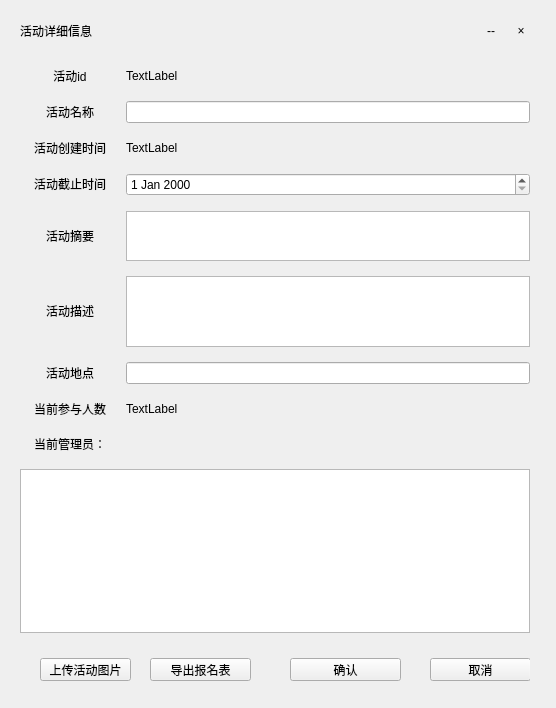
<?xml version="1.0" encoding="UTF-8"?>
<ui version="4.0">
 <class>UpdateActivity</class>
 <widget class="QWidget" name="UpdateActivity">
  <property name="geometry">
   <rect>
    <x>0</x>
    <y>0</y>
    <width>556</width>
    <height>708</height>
   </rect>
  </property>
  <property name="windowTitle">
   <string>Form</string>
  </property>
  <layout class="QGridLayout" name="gridLayout">
   <item row="0" column="0">
    <widget class="MyWidgetRegister" name="widgetInner" native="true">
     <layout class="QGridLayout" name="gridLayout_2">
      <property name="topMargin">
       <number>0</number>
      </property>
      <property name="verticalSpacing">
       <number>15</number>
      </property>
      <item row="8" column="0">
       <widget class="QLabel" name="label_10">
        <property name="minimumSize">
         <size>
          <width>100</width>
          <height>20</height>
         </size>
        </property>
        <property name="maximumSize">
         <size>
          <width>100</width>
          <height>20</height>
         </size>
        </property>
        <property name="text">
         <string>当前参与人数</string>
        </property>
        <property name="alignment">
         <set>Qt::AlignCenter</set>
        </property>
       </widget>
      </item>
      <item row="5" column="0">
       <widget class="QLabel" name="label_7">
        <property name="minimumSize">
         <size>
          <width>100</width>
          <height>20</height>
         </size>
        </property>
        <property name="maximumSize">
         <size>
          <width>100</width>
          <height>20</height>
         </size>
        </property>
        <property name="text">
         <string>活动摘要</string>
        </property>
        <property name="alignment">
         <set>Qt::AlignCenter</set>
        </property>
       </widget>
      </item>
      <item row="7" column="1">
       <widget class="QLineEdit" name="lineEdit_address"/>
      </item>
      <item row="9" column="0">
       <widget class="QLabel" name="label_12">
        <property name="minimumSize">
         <size>
          <width>100</width>
          <height>20</height>
         </size>
        </property>
        <property name="maximumSize">
         <size>
          <width>100</width>
          <height>20</height>
         </size>
        </property>
        <property name="text">
         <string>当前管理员：</string>
        </property>
        <property name="alignment">
         <set>Qt::AlignCenter</set>
        </property>
       </widget>
      </item>
      <item row="7" column="0">
       <widget class="QLabel" name="label_9">
        <property name="minimumSize">
         <size>
          <width>100</width>
          <height>20</height>
         </size>
        </property>
        <property name="maximumSize">
         <size>
          <width>100</width>
          <height>20</height>
         </size>
        </property>
        <property name="text">
         <string>活动地点</string>
        </property>
        <property name="alignment">
         <set>Qt::AlignCenter</set>
        </property>
       </widget>
      </item>
      <item row="4" column="1">
       <widget class="QDateEdit" name="dateEdit_dead_time"/>
      </item>
      <item row="8" column="1">
       <widget class="QLabel" name="label_join_num">
        <property name="text">
         <string>TextLabel</string>
        </property>
       </widget>
      </item>
      <item row="2" column="1">
       <widget class="QLineEdit" name="lineEdit_name"/>
      </item>
      <item row="1" column="1">
       <widget class="QLabel" name="label_id">
        <property name="text">
         <string>TextLabel</string>
        </property>
       </widget>
      </item>
      <item row="1" column="0">
       <widget class="QLabel" name="label">
        <property name="minimumSize">
         <size>
          <width>100</width>
          <height>20</height>
         </size>
        </property>
        <property name="maximumSize">
         <size>
          <width>100</width>
          <height>20</height>
         </size>
        </property>
        <property name="text">
         <string>活动id</string>
        </property>
        <property name="alignment">
         <set>Qt::AlignCenter</set>
        </property>
       </widget>
      </item>
      <item row="3" column="1">
       <widget class="QLabel" name="label_create_time">
        <property name="text">
         <string>TextLabel</string>
        </property>
       </widget>
      </item>
      <item row="2" column="0">
       <widget class="QLabel" name="label_3">
        <property name="minimumSize">
         <size>
          <width>100</width>
          <height>20</height>
         </size>
        </property>
        <property name="maximumSize">
         <size>
          <width>100</width>
          <height>20</height>
         </size>
        </property>
        <property name="text">
         <string>活动名称</string>
        </property>
        <property name="alignment">
         <set>Qt::AlignCenter</set>
        </property>
       </widget>
      </item>
      <item row="5" column="1">
       <widget class="QTextEdit" name="textEdit_abstract">
        <property name="maximumSize">
         <size>
          <width>16777215</width>
          <height>50</height>
         </size>
        </property>
       </widget>
      </item>
      <item row="4" column="0">
       <widget class="QLabel" name="label_6">
        <property name="minimumSize">
         <size>
          <width>100</width>
          <height>20</height>
         </size>
        </property>
        <property name="maximumSize">
         <size>
          <width>100</width>
          <height>20</height>
         </size>
        </property>
        <property name="text">
         <string>活动截止时间</string>
        </property>
        <property name="alignment">
         <set>Qt::AlignCenter</set>
        </property>
       </widget>
      </item>
      <item row="6" column="0">
       <widget class="QLabel" name="label_8">
        <property name="minimumSize">
         <size>
          <width>100</width>
          <height>20</height>
         </size>
        </property>
        <property name="maximumSize">
         <size>
          <width>100</width>
          <height>20</height>
         </size>
        </property>
        <property name="text">
         <string>活动描述</string>
        </property>
        <property name="alignment">
         <set>Qt::AlignCenter</set>
        </property>
       </widget>
      </item>
      <item row="6" column="1">
       <widget class="QTextEdit" name="textEdit_description">
        <property name="maximumSize">
         <size>
          <width>16777215</width>
          <height>100</height>
         </size>
        </property>
       </widget>
      </item>
      <item row="3" column="0">
       <widget class="QLabel" name="label_4">
        <property name="minimumSize">
         <size>
          <width>100</width>
          <height>20</height>
         </size>
        </property>
        <property name="maximumSize">
         <size>
          <width>100</width>
          <height>20</height>
         </size>
        </property>
        <property name="text">
         <string>活动创建时间</string>
        </property>
        <property name="alignment">
         <set>Qt::AlignCenter</set>
        </property>
       </widget>
      </item>
      <item row="0" column="0" colspan="3">
       <widget class="QWidget" name="widget_2" native="true">
        <property name="minimumSize">
         <size>
          <width>0</width>
          <height>40</height>
         </size>
        </property>
        <property name="maximumSize">
         <size>
          <width>16777215</width>
          <height>40</height>
         </size>
        </property>
        <layout class="QHBoxLayout" name="horizontalLayout">
         <property name="spacing">
          <number>0</number>
         </property>
         <property name="leftMargin">
          <number>0</number>
         </property>
         <property name="topMargin">
          <number>0</number>
         </property>
         <property name="rightMargin">
          <number>0</number>
         </property>
         <property name="bottomMargin">
          <number>0</number>
         </property>
         <item>
          <widget class="QLabel" name="label_13">
           <property name="text">
            <string>活动详细信息</string>
           </property>
          </widget>
         </item>
         <item>
          <spacer name="horizontalSpacer_2">
           <property name="orientation">
            <enum>Qt::Horizontal</enum>
           </property>
           <property name="sizeHint" stdset="0">
            <size>
             <width>349</width>
             <height>19</height>
            </size>
           </property>
          </spacer>
         </item>
         <item>
          <widget class="QToolButton" name="toolButton_min">
           <property name="minimumSize">
            <size>
             <width>30</width>
             <height>30</height>
            </size>
           </property>
           <property name="maximumSize">
            <size>
             <width>30</width>
             <height>30</height>
            </size>
           </property>
           <property name="text">
            <string>--</string>
           </property>
           <property name="autoRaise">
            <bool>true</bool>
           </property>
          </widget>
         </item>
         <item>
          <widget class="QToolButton" name="toolButton_close">
           <property name="minimumSize">
            <size>
             <width>30</width>
             <height>30</height>
            </size>
           </property>
           <property name="maximumSize">
            <size>
             <width>30</width>
             <height>30</height>
            </size>
           </property>
           <property name="text">
            <string>×</string>
           </property>
           <property name="autoRaise">
            <bool>true</bool>
           </property>
          </widget>
         </item>
        </layout>
       </widget>
      </item>
      <item row="11" column="0" colspan="2">
       <widget class="QWidget" name="widget_3" native="true">
        <property name="minimumSize">
         <size>
          <width>0</width>
          <height>40</height>
         </size>
        </property>
        <widget class="QPushButton" name="pushButton_sure">
         <property name="geometry">
          <rect>
           <x>270</x>
           <y>10</y>
           <width>111</width>
           <height>23</height>
          </rect>
         </property>
         <property name="text">
          <string>确认</string>
         </property>
        </widget>
        <widget class="QPushButton" name="pushButton_cancel">
         <property name="geometry">
          <rect>
           <x>410</x>
           <y>10</y>
           <width>101</width>
           <height>23</height>
          </rect>
         </property>
         <property name="text">
          <string>取消</string>
         </property>
        </widget>
        <widget class="QPushButton" name="pushButton_update_image">
         <property name="geometry">
          <rect>
           <x>20</x>
           <y>10</y>
           <width>91</width>
           <height>23</height>
          </rect>
         </property>
         <property name="text">
          <string>上传活动图片</string>
         </property>
        </widget>
        <widget class="QLabel" name="label_show_image_num">
         <property name="geometry">
          <rect>
           <x>110</x>
           <y>10</y>
           <width>100</width>
           <height>23</height>
          </rect>
         </property>
         <property name="minimumSize">
          <size>
           <width>100</width>
           <height>0</height>
          </size>
         </property>
         <property name="text">
          <string/>
         </property>
        </widget>
        <widget class="QPushButton" name="pushButton">
         <property name="geometry">
          <rect>
           <x>130</x>
           <y>10</y>
           <width>101</width>
           <height>23</height>
          </rect>
         </property>
         <property name="text">
          <string>导出报名表</string>
         </property>
        </widget>
       </widget>
      </item>
      <item row="10" column="0" colspan="2">
       <widget class="QListWidget" name="listWidget_act_manager"/>
      </item>
     </layout>
    </widget>
   </item>
  </layout>
 </widget>
 <customwidgets>
  <customwidget>
   <class>MyWidgetRegister</class>
   <extends>QWidget</extends>
   <header location="global">mywidgetregister.h</header>
   <container>1</container>
  </customwidget>
 </customwidgets>
 <resources/>
 <connections/>
</ui>
